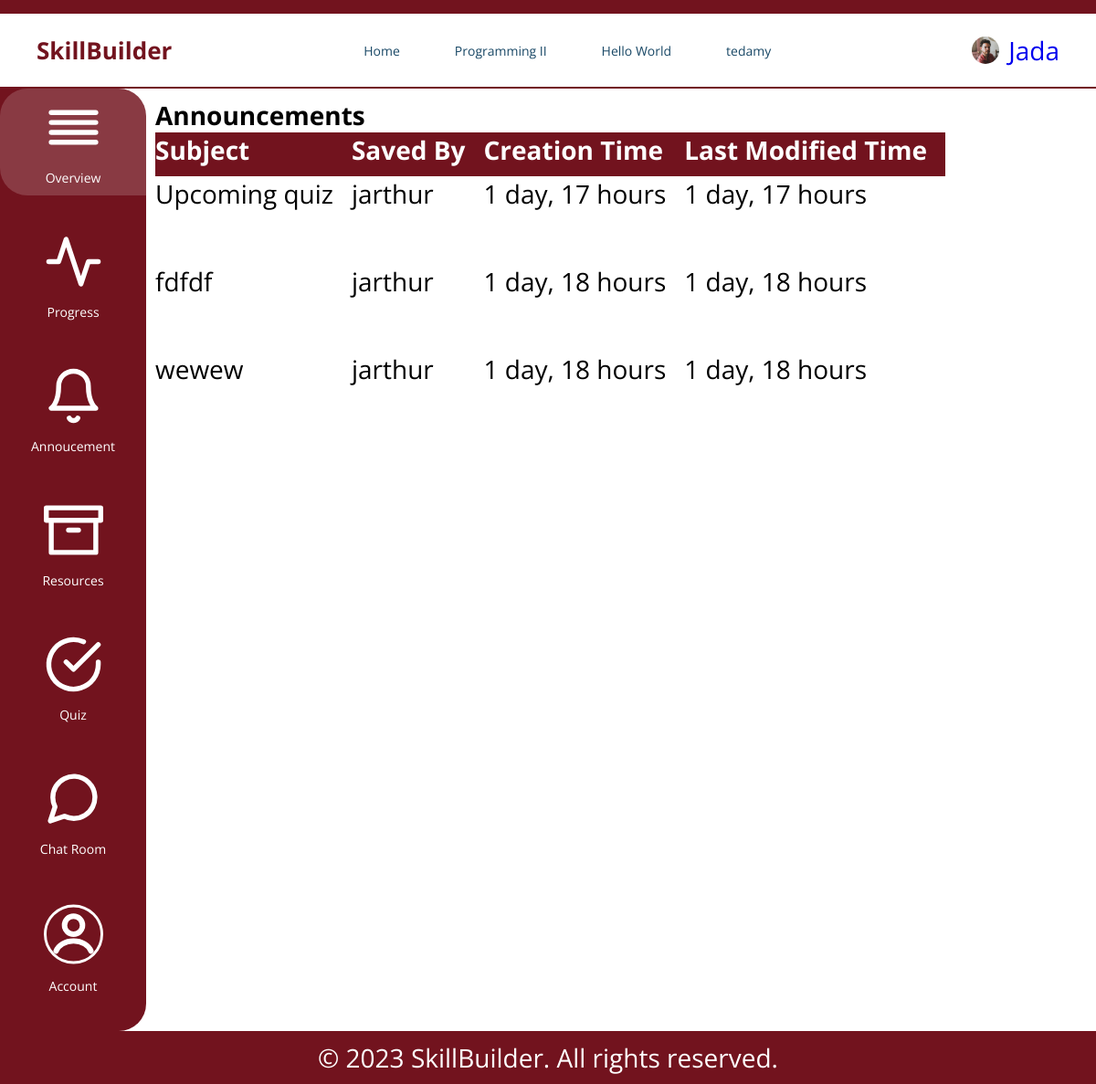
The page /course/19/announcement (signed in) on the database its author committed.
### myapp/models.py (models this page shows, shortened)
class Course(models.Model):
    name = models.CharField(max_length=100)
    description = models.TextField(blank=True, null=True)
    instructor = models.ForeignKey(User, on_delete=models.CASCADE)
    course_participants = models.ManyToManyField(User, related_name='course_participants', blank=True)
    created = models.DateField(auto_now_add=True)
    updated = models.DateField(auto_now=True)

class User(AbstractUser):
    is_employer = models.BooleanField("Is employer",default=False)
    is_employee = models.BooleanField("Is employee", default=False)
    my_employer = models.CharField(max_length=200, null=True, blank=True)
    first_name = models.CharField(max_length=30, blank=False, null=False)
    last_name = models.CharField(max_length=30, blank=False, null=False)
    bio = models.TextField(blank=True, null=True)
    avatar = models.ImageField(null=True, default="avatar.svg")

class Announcement(models.Model):
    title = models.CharField(max_length=200)
    content = models.TextField(blank=True, null=True)
    course = models.ForeignKey(Course, on_delete=models.CASCADE)
    date = models.DateTimeField(auto_now_add=True)
    created  = models.DateTimeField(auto_now_add=True)
    updated = models.DateTimeField(auto_now=True)

### myapp/views.py (the view)
# urls.py: path('course/<str:pk>/announcement', views.announcementPage, name='announcement'),
def announcementPage(request, pk):
    employee = request.user
    employer = User.objects.get(username=employee.my_employer)
    courses = Course.objects.filter(instructor__username=employer).distinct()
    course = Course.objects.get(id=pk)
    announcements = Announcement.objects.filter(course=course).order_by('-updated')
    context = {
        'course': course,
        'announcements': announcements,
        'courses': courses
    }
    return render(request, "myapp/announcement_page.html", context)

### myapp/templates/myapp/announcement_page.html (shortened to what this page needs)
{% extends 'main.html' %} {% load static %} | {% block content %}
<div>
    <h1>Announcements</h1>
    {% if announcements %}
    <table class="announcement-table">
        <tr class="announcement-header">
            <th>Subject</th>
            <th>Saved By</th>
            <th>Creation Time</th>
            <th>Last Modified Time</th>
        </tr>
        {% for announcement in announcements %}
        <tr>
            <td class="view announcement-view"> <a>
                {% if announcement.title %}
                {{announcement.title}}
                {% else %}
                N/A
                {% endif %}
            </a>
            </td>
            <td>
                {% if course.instructor %}
                <p>{{course.instructor}}</p>
                {% else %}
                <p>N/A</p>
                {% endif %}
            </td>
            <td>
                {% if announcement.created|timesince %}
                <p>{{announcement.created|timesince}}</p>
                {% else %}
                <p>N/A</p>
                {% endif %}
            </td>
            <td>
                {% if announcement.updated|timesince %}
                <p>{{announcement.updated|timesince}}</p>
                {% else %}
                <p>N/A</p>
                {% endif %}
            </td>
        </tr>
        <tr>
            <td colspan="4">
                <br>
            </tr>
        {% endfor %}
    </table>
    {% else %}
    <p>Annoucement not available</p>
    {% endif %}
</div>
{% endblock %}

### templates/main_navbar.html (shortened to what this page needs)
{% load static %}
<div class="header-container">
    <header class="header">
        <div class="logo">SkillBuilder</div>
        <nav class="nav-links-all">
            {% with request.resolver_match.url_name as url_name %}
            <ul>
                <li>
                    <a
                        href="{% url 'employee-home' request.user %}"
                        class="nav-links {% if request.resolver_match.view_name == 'home' %} active {% endif %}"
                        >Home</a
                    >
                </li>
                {% for course in courses %}
                <li>
                    <a
                        href="{% url 'course' course.id %}"
                    >
                        {{course.name}}
                    </a>
                </li>
                {% endfor %}
            </ul>
            {% endwith %}
        </nav>
        <div class="user-ico">
            <a
                href="{% url 'update-user' request.user.id %}"
                style="display: flex; align-items: center"
            >
                <img
                    src="{{request.user.avatar.url}}"
                    alt="user"
                    class="image-icon"
                    style="width: 30px; border-radius: 50%; margin: 10px"
                />
                <p>{{request.user.username}}</p>
            </a>
        </div>
    </header>
</div>

### static/css/main.css (style rules this page uses)
* { box-sizing: border-box; margin: 0; padding: 0; list-style: none; text-decoration: none; box-sizing: border-box; }
body { font-family: "Open Sans", sans-serif; }
.header { width: 100%; height: 80px; background-color: rgb(255, 255, 255); display: flex; align-items: center; justify-content: space-between; padding: 40px 40px; border-top: 15px solid #72131e; border-bottom: 2px solid #72131e; }
.logo { font-size: 26px; font-weight: bold; color: #72131e; }
.nav-links-all ul { display: flex; user-select: none; }
.nav-links-all ul li a { display: block; color: #194866; margin: 0 5px; padding: 10px 25px; border-radius: 50px; font-size: 14px; transition: all 0.6s ease-in-out; }
p { overflow-wrap: break-word; }
.view { cursor: pointer; }
th { text-align: left; }
th, td { padding-bottom: 10px; padding-right: 20px; }
.announcement-table { border-collapse: collapse; border: none; }
.announcement-header:first-child { background: #72131e; color: white; }
@media only screen and (max-device-width: 850px) { *, .time { font-size: 28px; } }
@media only screen and (max-device-width: 850px) { img { width: 65px; } }

### rows shown on the page
Course: name "Programming II", instructor "jarthur"
Course: name "Hello World"
Course: name "tedamy"
User: user.avatar (picture), user.username "Jada"
Announcement: title "Upcoming quiz", created "1 day, 17 hours", updated "1 day, 17 hours"
Announcement: title "fdfdf", created "1 day, 18 hours", updated "1 day, 18 hours"
Announcement: title "wewew", created "1 day, 18 hours", updated "1 day, 18 hours"
